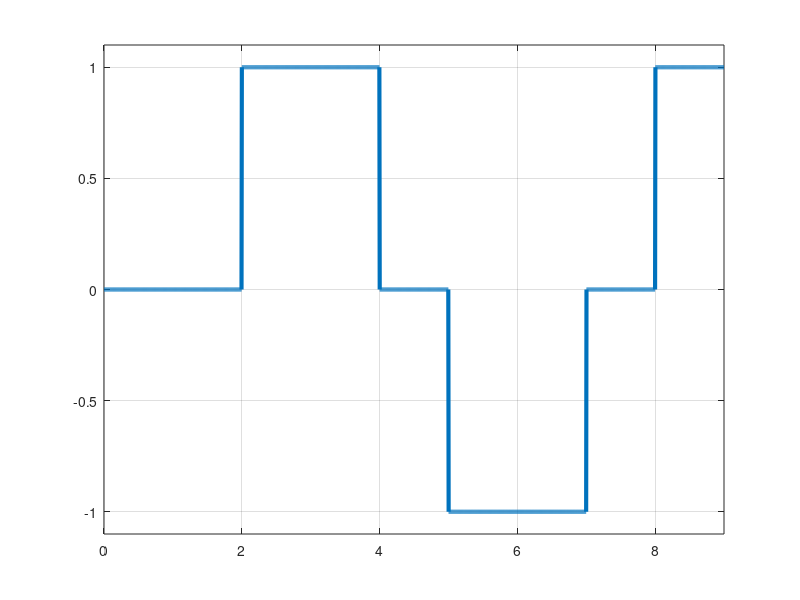

The MATLAB source for this figure:
bits = [0 0 1 0 1 1 0 1 1];
bitrate = 1; % bits per second
voltage = 1;


T = length(bits)/bitrate; % full time of bit sequence
n = 200;
N = n*length(bits);
dt = T/(N-1);
t = 0:dt:T;
x = zeros(1,length(t)); % output signal

%% MLT-3

pre_value = 0;
pre_value1 = -voltage;

for i = 0:length(bits)-1
  if bits(i+1) == 0
    x(i*n+1:(i+1)*n) = pre_value;
  else
    if pre_value == 0
      x(i*n+1:(i+1)*n) = (-1) * pre_value1;
      pre_value = (-1) * pre_value1;
    else
      x(i*n+1:(i+1)*n) = 0;
      pre_value1 = pre_value;
      pre_value = 0;
    end
  end
end

figure;
plot(t,x,'LineWidth',3);
axis([0 t(end) -1.1 1.1])
grid on;

%% Demodulation
num_of_bits = T*bitrate;
out_bits = zeros(1,num_of_bits);

m = length(x)/num_of_bits;

j = 1;

pre_value = 0;

for k=1:m:length(x)
  if k==1
    if x(k)==0;
      out_bits(j) = 0;
      pre_value = 0;
    else
      out_bits(j) = 1;
      pre_value = x(k);
    end
  else
    if x(k)==pre_value;
      out_bits(j) = 0;
    else
      out_bits(j) = 1;
      pre_value = x(k);
    end
  end
  j++;
end

disp(out_bits);

